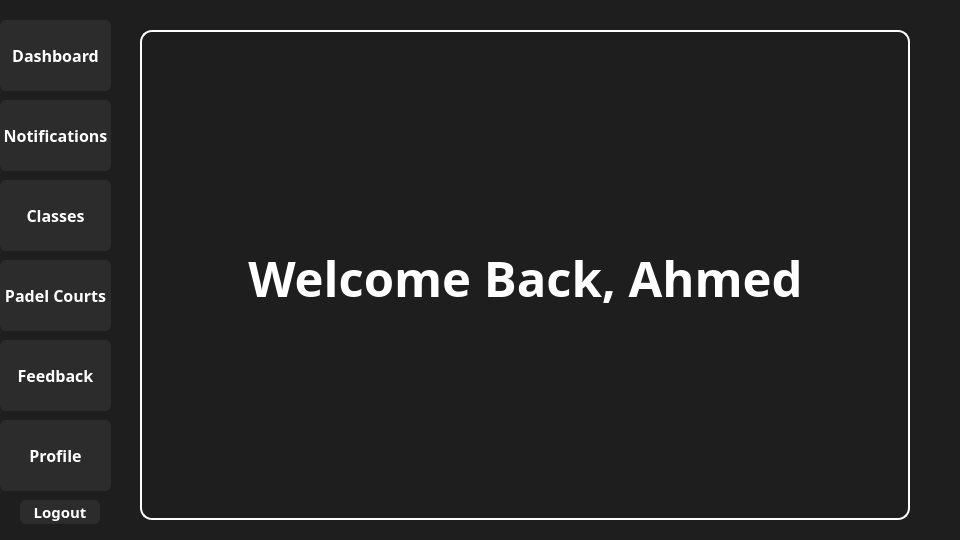
<?xml version="1.0" encoding="UTF-8"?>
<ui version="4.0">
 <class>HomepageClass</class>
 <widget class="QWidget" name="HomepageClass">
  <property name="geometry">
   <rect>
    <x>0</x>
    <y>0</y>
    <width>960</width>
    <height>540</height>
   </rect>
  </property>
  <property name="windowTitle">
   <string>Form</string>
  </property>
  <property name="styleSheet">
   <string notr="true"/>
  </property>
  <widget class="QStackedWidget" name="Pages">
   <property name="geometry">
    <rect>
     <x>140</x>
     <y>30</y>
     <width>770</width>
     <height>490</height>
    </rect>
   </property>
   <property name="styleSheet">
    <string notr="true">QStackedWidget#Pages{
border: 2px solid white;
border-radius: 12px;
}</string>
   </property>
   <widget class="QWidget" name="page">
    <property name="styleSheet">
     <string notr="true">background-color: transparent;</string>
    </property>
    <widget class="QLabel" name="welcome">
     <property name="geometry">
      <rect>
       <x>8</x>
       <y>15</y>
       <width>751</width>
       <height>461</height>
      </rect>
     </property>
     <property name="font">
      <font>
       <family>Futura</family>
       <pointsize>37</pointsize>
       <bold>true</bold>
      </font>
     </property>
     <property name="styleSheet">
      <string notr="true">color: white;
background-color: transparent;
</string>
     </property>
     <property name="text">
      <string>Welcome Back, Ahmed</string>
     </property>
     <property name="alignment">
      <set>Qt::AlignmentFlag::AlignCenter</set>
     </property>
    </widget>
    <widget class="QLabel" name="logo">
     <property name="geometry">
      <rect>
       <x>300</x>
       <y>60</y>
       <width>131</width>
       <height>31</height>
      </rect>
     </property>
     <property name="text">
      <string/>
     </property>
     <property name="pixmap">
      <pixmap>assets/XFitLogo.png</pixmap>
     </property>
     <property name="scaledContents">
      <bool>true</bool>
     </property>
    </widget>
   </widget>
   <widget class="QWidget" name="viewPlans">
    <widget class="QLabel" name="label">
     <property name="geometry">
      <rect>
       <x>10</x>
       <y>0</y>
       <width>751</width>
       <height>481</height>
      </rect>
     </property>
     <property name="styleSheet">
      <string notr="true"/>
     </property>
     <property name="text">
      <string/>
     </property>
     <property name="pixmap">
      <pixmap>assets/plans.jpg</pixmap>
     </property>
     <property name="scaledContents">
      <bool>true</bool>
     </property>
    </widget>
    <widget class="QPushButton" name="BacktoProf">
     <property name="geometry">
      <rect>
       <x>320</x>
       <y>440</y>
       <width>101</width>
       <height>31</height>
      </rect>
     </property>
     <property name="font">
      <font>
       <family>Futura</family>
       <bold>true</bold>
      </font>
     </property>
     <property name="styleSheet">
      <string notr="true">QPushButton {
    background-color: #2c2c2c;  
    color: white;
    border: 2px solid #2c2c2c;
    border-radius: 6px;
}

QPushButton:hover {
    background-color: #8B50FF ; 
    border: 2px solid #8B50FF ;
    color: white;
}

QPushButton:pressed {
    background-color: #6F3FCC; 
}</string>
     </property>
     <property name="text">
      <string>Back To Profile</string>
     </property>
    </widget>
   </widget>
  </widget>
  <widget class="QLabel" name="Background">
   <property name="geometry">
    <rect>
     <x>0</x>
     <y>0</y>
     <width>960</width>
     <height>540</height>
    </rect>
   </property>
   <property name="styleSheet">
    <string notr="true">background-color:#1e1e1e;</string>
   </property>
   <property name="text">
    <string/>
   </property>
  </widget>
  <widget class="QWidget" name="Panel" native="true">
   <property name="geometry">
    <rect>
     <x>-40</x>
     <y>20</y>
     <width>161</width>
     <height>511</height>
    </rect>
   </property>
   <property name="styleSheet">
    <string notr="true">QWidget#widget{
    border-radius: 14px;
    border: 2px solid white ;
}</string>
   </property>
   <widget class="QPushButton" name="Dashboard">
    <property name="geometry">
     <rect>
      <x>40</x>
      <y>0</y>
      <width>111</width>
      <height>71</height>
     </rect>
    </property>
    <property name="font">
     <font>
      <family>Futura</family>
      <pointsize>12</pointsize>
      <bold>true</bold>
     </font>
    </property>
    <property name="styleSheet">
     <string notr="true">QPushButton {
    background-color: #2c2c2c;      /* Dark default */
    color: white;
    border: 2px solid #2c2c2c;
    border-radius: 6px;
}

QPushButton:hover {
    background-color: #8B50FF ;      /* Blue on hover */
    border: 2px solid #8B50FF ;
    color: white;
}

QPushButton:pressed {
    background-color: #6F3FCC; /* Darker shade of #3498db */
}</string>
    </property>
    <property name="text">
     <string>Dashboard</string>
    </property>
   </widget>
   <widget class="QPushButton" name="Notifications">
    <property name="geometry">
     <rect>
      <x>40</x>
      <y>80</y>
      <width>111</width>
      <height>71</height>
     </rect>
    </property>
    <property name="font">
     <font>
      <family>Futura</family>
      <pointsize>12</pointsize>
      <bold>true</bold>
     </font>
    </property>
    <property name="styleSheet">
     <string notr="true">QPushButton {
    background-color: #2c2c2c;      /* Dark default */
    color: white;
    border: 2px solid #2c2c2c;
    border-radius: 6px;
}

QPushButton:hover {
    background-color: #8B50FF ;      /* Blue on hover */
    border: 2px solid #8B50FF ;
    color: white;
}

QPushButton:pressed {
    background-color: #6F3FCC; /* Darker shade of #3498db */
}</string>
    </property>
    <property name="text">
     <string>Notifications</string>
    </property>
   </widget>
   <widget class="QPushButton" name="Classes">
    <property name="geometry">
     <rect>
      <x>40</x>
      <y>160</y>
      <width>111</width>
      <height>71</height>
     </rect>
    </property>
    <property name="font">
     <font>
      <family>Futura</family>
      <pointsize>12</pointsize>
      <bold>true</bold>
     </font>
    </property>
    <property name="styleSheet">
     <string notr="true">QPushButton {
    background-color: #2c2c2c;      /* Dark default */
    color: white;
    border: 2px solid #2c2c2c;
    border-radius: 6px;
}

QPushButton:hover {
    background-color: #8B50FF ;      /* Blue on hover */
    border: 2px solid #8B50FF ;
    color: white;
}

QPushButton:pressed {
    background-color: #6F3FCC; /* Darker shade of #3498db */
}</string>
    </property>
    <property name="text">
     <string>Classes</string>
    </property>
   </widget>
   <widget class="QPushButton" name="Courts">
    <property name="geometry">
     <rect>
      <x>40</x>
      <y>240</y>
      <width>111</width>
      <height>71</height>
     </rect>
    </property>
    <property name="font">
     <font>
      <family>Futura</family>
      <pointsize>12</pointsize>
      <bold>true</bold>
     </font>
    </property>
    <property name="styleSheet">
     <string notr="true">QPushButton {
    background-color: #2c2c2c;      /* Dark default */
    color: white;
    border: 2px solid #2c2c2c;
    border-radius: 6px;
}

QPushButton:hover {
    background-color: #8B50FF ;      /* Blue on hover */
    border: 2px solid #8B50FF ;
    color: white;
}

QPushButton:pressed {
    background-color: #6F3FCC; /* Darker shade of #3498db */
}</string>
    </property>
    <property name="text">
     <string>Padel Courts</string>
    </property>
   </widget>
   <widget class="QPushButton" name="Profile">
    <property name="geometry">
     <rect>
      <x>40</x>
      <y>400</y>
      <width>111</width>
      <height>71</height>
     </rect>
    </property>
    <property name="font">
     <font>
      <family>Futura</family>
      <pointsize>12</pointsize>
      <bold>true</bold>
     </font>
    </property>
    <property name="styleSheet">
     <string notr="true">QPushButton {
    background-color: #2c2c2c;      /* Dark default */
    color: white;
    border: 2px solid #2c2c2c;
    border-radius: 6px;
}

QPushButton:hover {
    background-color: #8B50FF ;      /* Blue on hover */
    border: 2px solid #8B50FF ;
    color: white;
}

QPushButton:pressed {
    background-color: #6F3FCC; /* Darker shade of #3498db */
}</string>
    </property>
    <property name="text">
     <string>Profile</string>
    </property>
   </widget>
   <widget class="QPushButton" name="Logout">
    <property name="geometry">
     <rect>
      <x>60</x>
      <y>480</y>
      <width>80</width>
      <height>24</height>
     </rect>
    </property>
    <property name="font">
     <font>
      <family>Futura</family>
      <pointsize>11</pointsize>
      <bold>true</bold>
     </font>
    </property>
    <property name="styleSheet">
     <string notr="true">QPushButton {
    background-color: #2c2c2c;      /* Dark default */
    color: white;
    border: 2px solid #2c2c2c;
    border-radius: 6px;
}

QPushButton:hover {
    background-color: #FF0000;      /* Blue on hover */
    border: 2px solid #FF0000;
    color: white;
}

QPushButton:pressed {
    background-color: #c0392b; /* Darker red */
}</string>
    </property>
    <property name="text">
     <string>Logout</string>
    </property>
   </widget>
   <widget class="QPushButton" name="Feedback">
    <property name="geometry">
     <rect>
      <x>40</x>
      <y>320</y>
      <width>111</width>
      <height>71</height>
     </rect>
    </property>
    <property name="font">
     <font>
      <family>Futura</family>
      <pointsize>12</pointsize>
      <bold>true</bold>
     </font>
    </property>
    <property name="styleSheet">
     <string notr="true">QPushButton {
    background-color: #2c2c2c;      /* Dark default */
    color: white;
    border: 2px solid #2c2c2c;
    border-radius: 6px;
}

QPushButton:hover {
    background-color: #8B50FF ;      /* Blue on hover */
    border: 2px solid #8B50FF ;
    color: white;
}

QPushButton:pressed {
    background-color: #6F3FCC; /* Darker shade of #3498db */
}</string>
    </property>
    <property name="text">
     <string>Feedback</string>
    </property>
   </widget>
  </widget>
  <widget class="QLabel" name="Date_time">
   <property name="geometry">
    <rect>
     <x>640</x>
     <y>10</y>
     <width>281</width>
     <height>20</height>
    </rect>
   </property>
   <property name="font">
    <font>
     <family>Futura</family>
     <pointsize>13</pointsize>
     <bold>true</bold>
    </font>
   </property>
   <property name="styleSheet">
    <string notr="true">color:white;</string>
   </property>
   <property name="text">
    <string/>
   </property>
   <property name="alignment">
    <set>Qt::AlignmentFlag::AlignCenter</set>
   </property>
  </widget>
  <zorder>Background</zorder>
  <zorder>Pages</zorder>
  <zorder>Panel</zorder>
  <zorder>Date_time</zorder>
 </widget>
 <resources/>
 <connections/>
</ui>
